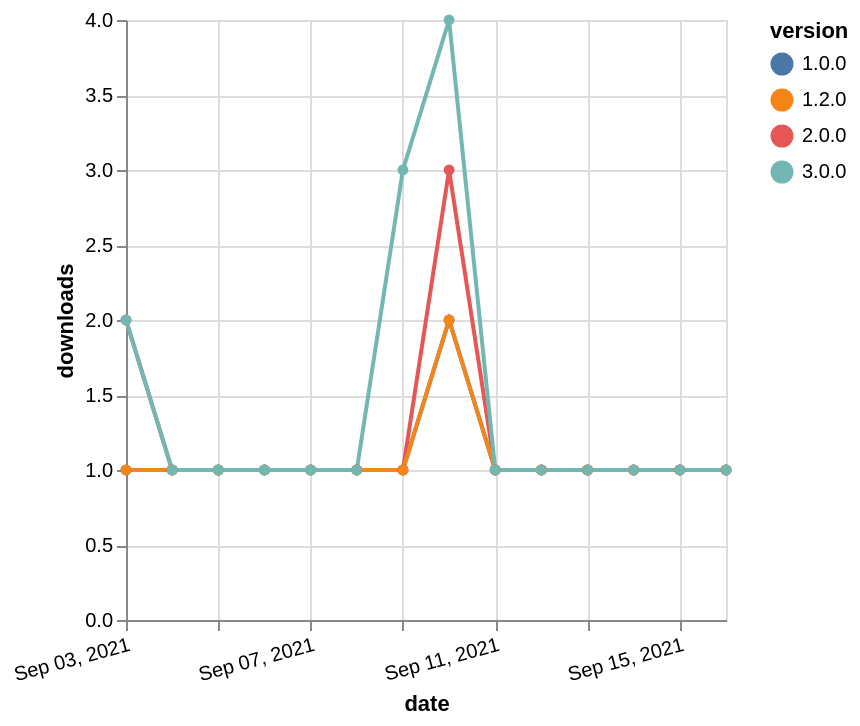

Specify this chart in Vega-Lite:
### Vega-Lite specification from a JSON file in a GitHub repository (floating-point values rounded to 4 significant figures)
{"$schema": "https://vega.github.io/schema/vega-lite/v5.json", "description": "A simple bar chart with embedded data.", "data": {"values": [{"date": "2021-09-03", "total": 191, "delta": 1, "version": "1.0.0"}, {"date": "2021-09-04", "total": 192, "delta": 1, "version": "1.0.0"}, {"date": "2021-09-05", "total": 193, "delta": 1, "version": "1.0.0"}, {"date": "2021-09-06", "total": 194, "delta": 1, "version": "1.0.0"}, {"date": "2021-09-07", "total": 195, "delta": 1, "version": "1.0.0"}, {"date": "2021-09-08", "total": 196, "delta": 1, "version": "1.0.0"}, {"date": "2021-09-09", "total": 197, "delta": 1, "version": "1.0.0"}, {"date": "2021-09-10", "total": 199, "delta": 2, "version": "1.0.0"}, {"date": "2021-09-11", "total": 200, "delta": 1, "version": "1.0.0"}, {"date": "2021-09-12", "total": 201, "delta": 1, "version": "1.0.0"}, {"date": "2021-09-13", "total": 202, "delta": 1, "version": "1.0.0"}, {"date": "2021-09-14", "total": 203, "delta": 1, "version": "1.0.0"}, {"date": "2021-09-15", "total": 204, "delta": 1, "version": "1.0.0"}, {"date": "2021-09-16", "total": 205, "delta": 1, "version": "1.0.0"}, {"date": "2021-09-03", "total": 212, "delta": 2, "version": "2.0.0"}, {"date": "2021-09-04", "total": 213, "delta": 1, "version": "2.0.0"}, {"date": "2021-09-05", "total": 214, "delta": 1, "version": "2.0.0"}, {"date": "2021-09-06", "total": 215, "delta": 1, "version": "2.0.0"}, {"date": "2021-09-07", "total": 216, "delta": 1, "version": "2.0.0"}, {"date": "2021-09-08", "total": 217, "delta": 1, "version": "2.0.0"}, {"date": "2021-09-09", "total": 218, "delta": 1, "version": "2.0.0"}, {"date": "2021-09-10", "total": 221, "delta": 3, "version": "2.0.0"}, {"date": "2021-09-11", "total": 222, "delta": 1, "version": "2.0.0"}, {"date": "2021-09-12", "total": 223, "delta": 1, "version": "2.0.0"}, {"date": "2021-09-13", "total": 224, "delta": 1, "version": "2.0.0"}, {"date": "2021-09-14", "total": 225, "delta": 1, "version": "2.0.0"}, {"date": "2021-09-15", "total": 226, "delta": 1, "version": "2.0.0"}, {"date": "2021-09-16", "total": 227, "delta": 1, "version": "2.0.0"}, {"date": "2021-09-03", "total": 165, "delta": 1, "version": "1.2.0"}, {"date": "2021-09-04", "total": 166, "delta": 1, "version": "1.2.0"}, {"date": "2021-09-05", "total": 167, "delta": 1, "version": "1.2.0"}, {"date": "2021-09-06", "total": 168, "delta": 1, "version": "1.2.0"}, {"date": "2021-09-07", "total": 169, "delta": 1, "version": "1.2.0"}, {"date": "2021-09-08", "total": 170, "delta": 1, "version": "1.2.0"}, {"date": "2021-09-09", "total": 171, "delta": 1, "version": "1.2.0"}, {"date": "2021-09-10", "total": 173, "delta": 2, "version": "1.2.0"}, {"date": "2021-09-11", "total": 174, "delta": 1, "version": "1.2.0"}, {"date": "2021-09-12", "total": 175, "delta": 1, "version": "1.2.0"}, {"date": "2021-09-13", "total": 176, "delta": 1, "version": "1.2.0"}, {"date": "2021-09-14", "total": 177, "delta": 1, "version": "1.2.0"}, {"date": "2021-09-15", "total": 178, "delta": 1, "version": "1.2.0"}, {"date": "2021-09-16", "total": 179, "delta": 1, "version": "1.2.0"}, {"date": "2021-09-03", "total": 119, "delta": 2, "version": "3.0.0"}, {"date": "2021-09-04", "total": 120, "delta": 1, "version": "3.0.0"}, {"date": "2021-09-05", "total": 121, "delta": 1, "version": "3.0.0"}, {"date": "2021-09-06", "total": 122, "delta": 1, "version": "3.0.0"}, {"date": "2021-09-07", "total": 123, "delta": 1, "version": "3.0.0"}, {"date": "2021-09-08", "total": 124, "delta": 1, "version": "3.0.0"}, {"date": "2021-09-09", "total": 127, "delta": 3, "version": "3.0.0"}, {"date": "2021-09-10", "total": 131, "delta": 4, "version": "3.0.0"}, {"date": "2021-09-11", "total": 132, "delta": 1, "version": "3.0.0"}, {"date": "2021-09-12", "total": 133, "delta": 1, "version": "3.0.0"}, {"date": "2021-09-13", "total": 134, "delta": 1, "version": "3.0.0"}, {"date": "2021-09-14", "total": 135, "delta": 1, "version": "3.0.0"}, {"date": "2021-09-15", "total": 136, "delta": 1, "version": "3.0.0"}, {"date": "2021-09-16", "total": 137, "delta": 1, "version": "3.0.0"}]}, "width": "container", "mark": {"type": "line", "point": {"filled": true}}, "encoding": {"x": {"field": "date", "type": "temporal", "timeUnit": "yearmonthdate", "title": "date", "axis": {"labelAngle": -15}}, "y": {"field": "delta", "type": "quantitative", "title": "downloads"}, "color": {"field": "version", "type": "nominal"}, "tooltip": {"field": "delta"}}}
